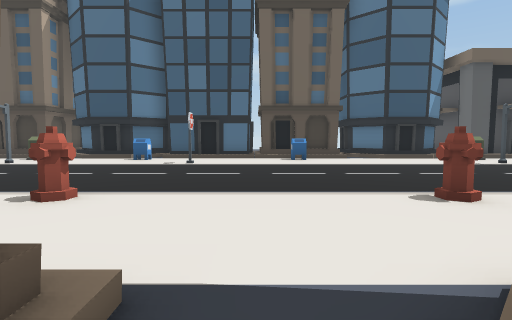
View 1 (above)

20 first-person views from a walk through a scene from a Unity 3-D project. The camera is 0.59 m above the floor, tilts 4° down and sees 80° across. The floor is counted in squares, 1 m on a side. Each view is taken from the middle of a square. On the plan, view 1 faces up. The plan holds only what a view shows up to about 9 squares ahead; the rest is blank. The place goes on beyond the plan. The player is left out.

View 2
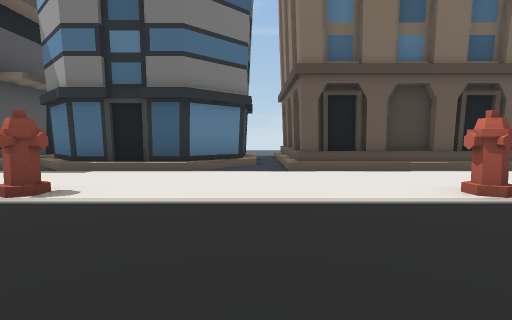

View 3
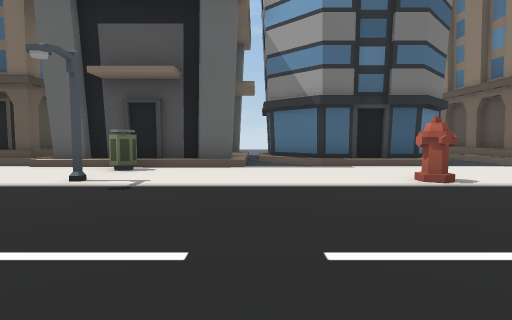

View 4
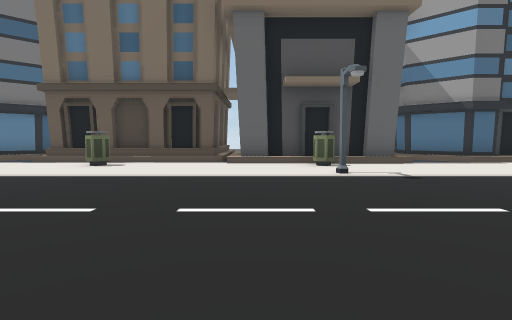

View 5
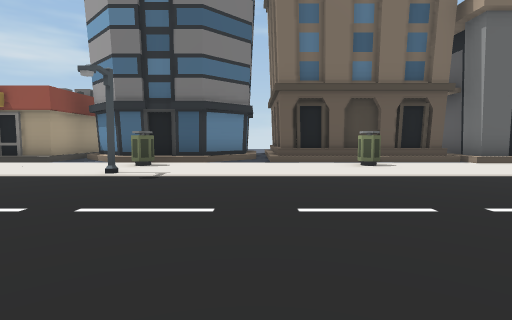

View 6
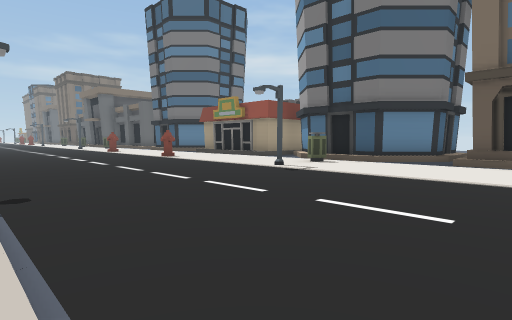

View 7
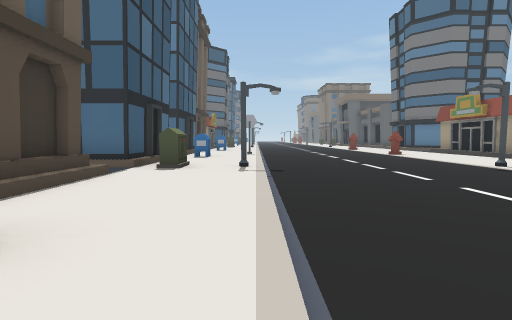

View 8
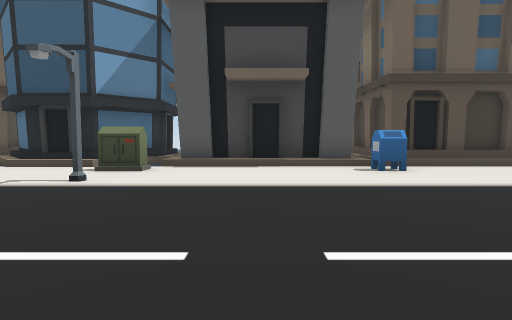

View 9
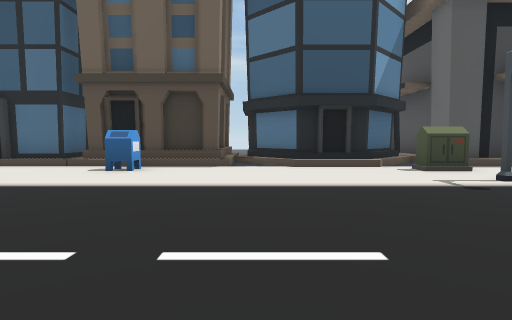

View 10
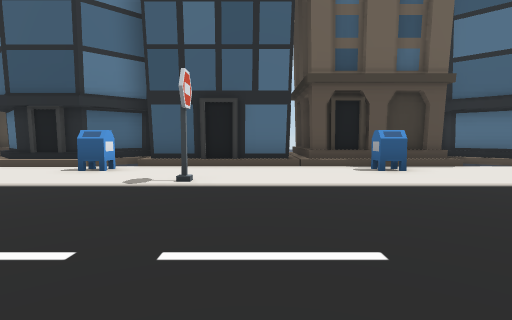

View 11
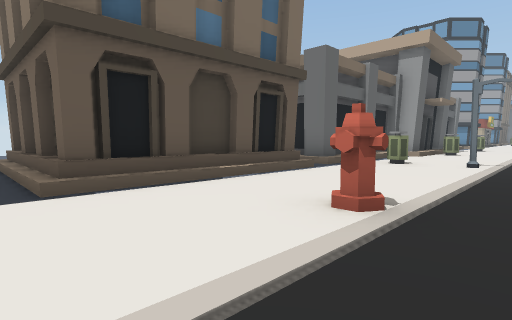

View 12
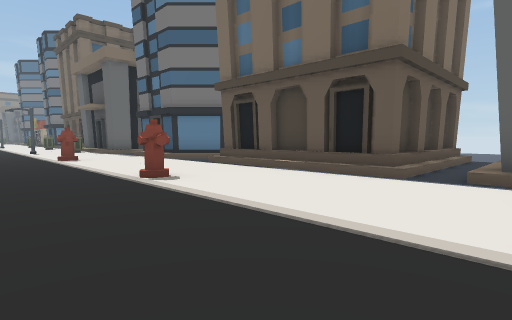

View 13
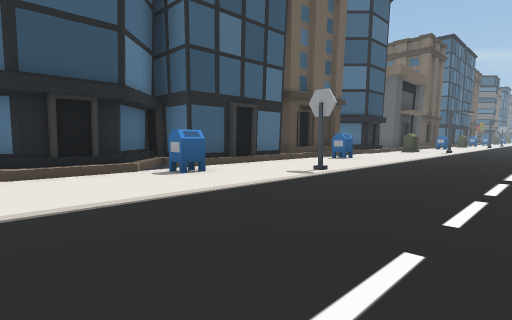

View 14
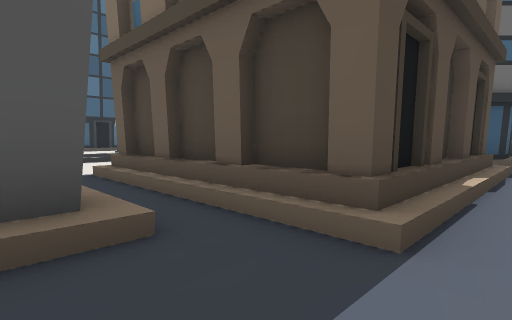

View 15
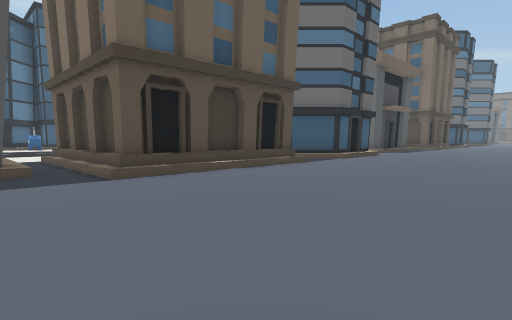

View 16
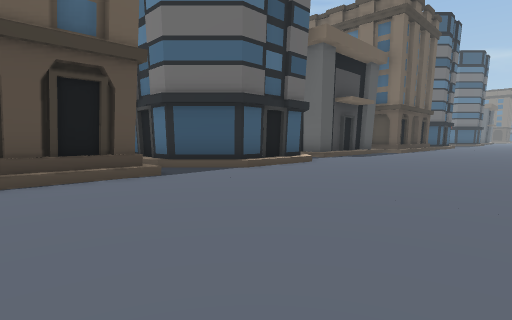

View 17
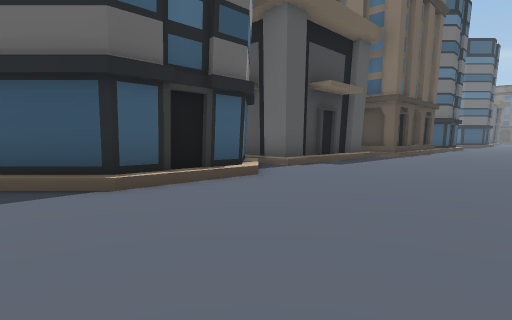

View 18
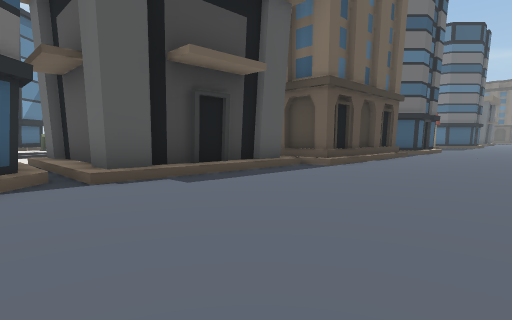

View 19
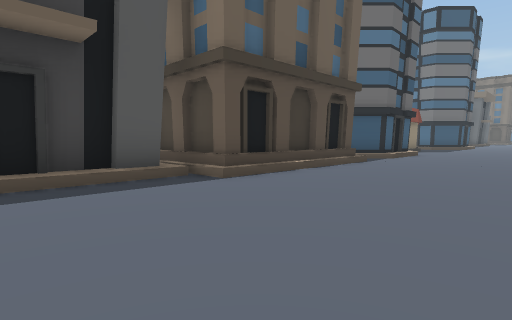

View 20
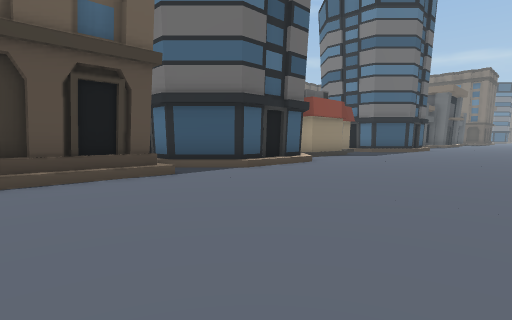

### Floor plan
Key: @ floor where view 1 was taken; # wall or solid block; . floor; / step, stairs or slope; H hydrant; B building; S streetlight; M mailbox.
Columns run from 7 left of view 1 to 22 right of it. Each row starts with its distance up from view 1.
 14     B     BB  B B   B
 13 B  BB     BB  B B   B    B
 12 BBBBBBB BBB.BB//BBBBBBBB/BBB
 11 ...M....M.....//...M..../...
 10 ............................
  9 .....#////////SS////////SS..
  8 ..............................
  7 ..............................
  6 ..............................
  5 ..............................
  4 S...H....H....SS////////SS...
  3 ............................
  2 .............................
  1 B.BBBBB./BB//BBBBBBBBB./BB//##
  0 B.B   B@B  B/B  BB   B/B  B/
 -1 B.B   B/B  B/B   B     B
 -2 B.B   B/B  B/BBBBB     B
 -3 ..BBBBB./BB//////BBBBB./BB/.
 -4 .............................
 -5 ..............................
 -6 ..............................
 -7 ..............................
 -8 ..........         ......

Positions as (right, up) in squares from view 1, and headings:
1: (0, 0), facing up
2: (0, 7), facing down
3: (5, 8), facing down
4: (9, 9), facing down
5: (15, 9), facing down
6: (13, 9), facing down-right
7: (11, 9), facing right
8: (10, 5), facing up
9: (4, 5), facing up
10: (-1, 5), facing up
11: (0, 5), facing down-left
12: (-7, 6), facing down-right
13: (-7, 6), facing up-right
14: (-7, -4), facing up-right
15: (-7, -8), facing up-right
16: (-3, -8), facing up-right
17: (0, -7), facing up-right
18: (4, -7), facing up-right
19: (7, -7), facing up-right
20: (12, -8), facing up-right
